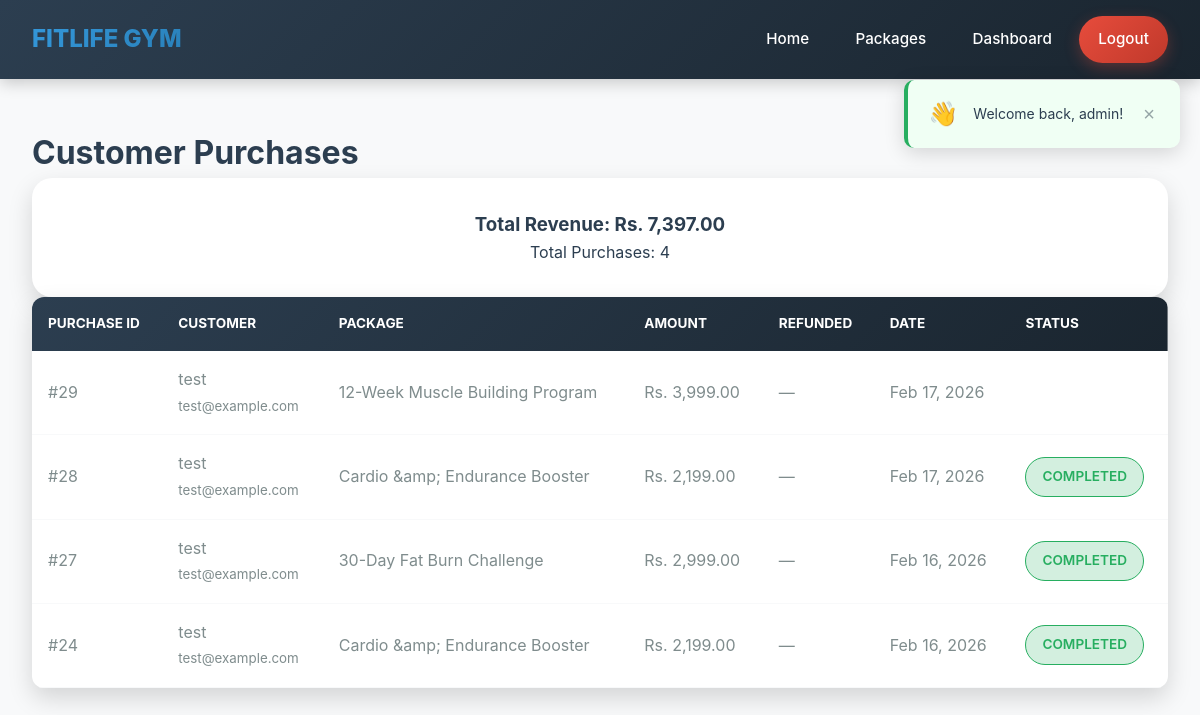
The page /admin/view-purchases.php (signed in) on the database as committed earlier.
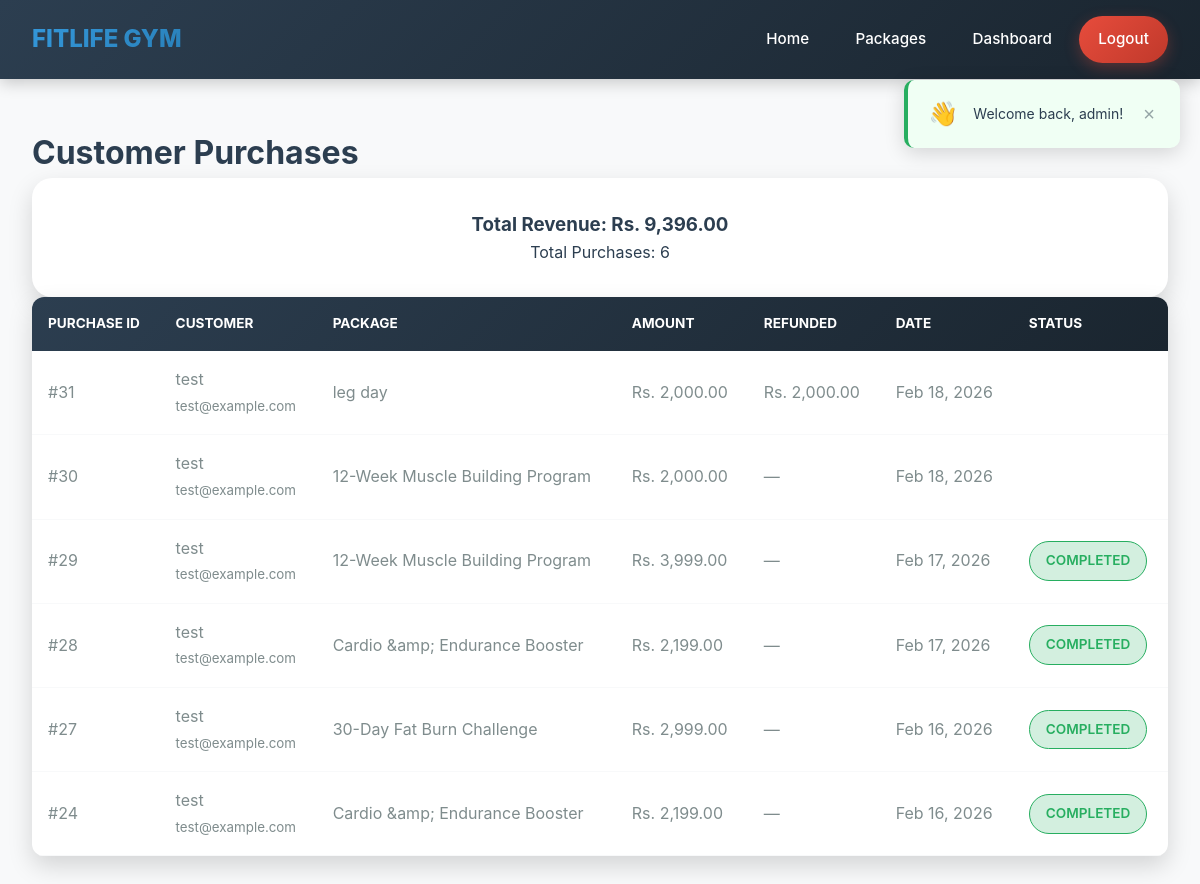
The same page on the database as committed later.
### tables this page shows
CREATE TABLE `purchases` (
  `id` int(11) NOT NULL,
  `user_id` int(11) NOT NULL,
  `package_id` int(11) NOT NULL,
  `purchase_date` timestamp NOT NULL DEFAULT current_timestamp(),
  `amount` decimal(10,2) NOT NULL,
  `transaction_id` varchar(100) DEFAULT NULL,
  `payment_method` varchar(50) DEFAULT 'khalti',
  `status` enum('pending','completed') DEFAULT 'completed',
  `payment_status` enum('pending','completed','failed') DEFAULT 'pending',
  `is_active` tinyint(1) DEFAULT 1,
  `deleted_at` timestamp NULL DEFAULT NULL,
  `completed_at` timestamp NULL DEFAULT NULL,
  `completed_workouts` int(11) DEFAULT 0,
  `total_workouts` int(11) DEFAULT 30,
  `last_workout_date` date DEFAULT NULL
);

CREATE TABLE `users` (
  `id` int(11) NOT NULL,
  `full_name` varchar(100) NOT NULL,
  `email` varchar(100) NOT NULL,
  `phone` varchar(15) DEFAULT NULL,
  `password` varchar(255) NOT NULL,
  `created_at` timestamp NOT NULL DEFAULT current_timestamp(),
  `role` enum('user','admin') DEFAULT 'user'
);

CREATE TABLE `packages` (
  `id` int(11) NOT NULL,
  `name` varchar(255) NOT NULL,
  `description` text DEFAULT NULL,
  `short_description` varchar(1000) DEFAULT NULL,
  `price` decimal(10,2) NOT NULL,
  `duration` varchar(100) DEFAULT NULL,
  `category` varchar(50) DEFAULT NULL,
  `image` varchar(255) DEFAULT NULL,
  `created_by` int(11) NOT NULL,
  `created_at` timestamp NOT NULL DEFAULT current_timestamp(),
  `is_active` tinyint(1) NOT NULL DEFAULT 1
);

CREATE TABLE `refunds` (
  `id` int(11) NOT NULL,
  `purchase_id` int(11) NOT NULL,
  `user_id` int(11) NOT NULL,
  `amount` decimal(10,2) NOT NULL,
  `status` enum('pending','approved','processed','rejected') DEFAULT 'pending',
  `refund_method` varchar(50) DEFAULT NULL,
  `refund_transaction_id` varchar(100) DEFAULT NULL,
  `request_date` timestamp NOT NULL DEFAULT current_timestamp(),
  `approved_date` timestamp NULL DEFAULT NULL,
  `processed_date` timestamp NULL DEFAULT NULL,
  `approved_by` int(11) DEFAULT NULL,
  `notes` text DEFAULT NULL,
  `created_at` timestamp NOT NULL DEFAULT current_timestamp(),
  `updated_at` timestamp NOT NULL DEFAULT current_timestamp() ON UPDATE current_timestamp()
);

### admin/view-purchases.php (the view, shortened to what this page needs)
<?php
require_once '../includes/database.php';
$stmt = $pdo->query("
    SELECT p.*, u.full_name as customer_name, u.email,
           pk.name as package_name, pk.price,
           r.status as refund_status, r.amount as refunded_amount
    FROM purchases p
    JOIN users u ON p.user_id = u.id
    JOIN packages pk ON p.package_id = pk.id
    LEFT JOIN refunds r ON p.id = r.purchase_id
    ORDER BY p.purchase_date DESC
");
$purchases = $stmt->fetchAll();
$revenue_stmt = $pdo->query("
SELECT
    COALESCE(SUM(CASE WHEN p.status = 'completed' THEN p.amount ELSE 0 END),0) -
    COALESCE(SUM(CASE WHEN r.status = 'processed' THEN r.amount ELSE 0 END),0) as total
    FROM purchases p
    LEFT JOIN refunds r ON p.id = r.purchase_id
");
$revenue = $revenue_stmt->fetch()['total'] ?? 0;
?>
<!DOCTYPE html>
<html>
<head>
    <link rel="stylesheet" href="../css/style.css">
</head>
<body>
    <?php
    include '../includes/navigation.php';
    ?>
    <div class="manage-container">
        <h1>Customer Purchases</h1>
        <div class="stats-card">
            <h3>Total Revenue: Rs. <?php echo number_format($revenue, 2); ?></h3>
            <p>Total Purchases: <?php echo count($purchases); ?></p>
        </div>
        <div class="purchases-table">
            <?php if (empty($purchases)): ?>
                <p>No purchases yet.</p>
            <?php else: ?>
                <table>
                    <thead>
                        <tr>
                            <th>Purchase ID</th>
                            <th>Customer</th>
                            <th>Package</th>
                            <th>Amount</th>
                            <th>Refunded</th>
                            <th>Date</th>
                            <th>Status</th>
                        </tr>
                    </thead>
                    <tbody>
                        <?php foreach ($purchases as $purchase): ?>
                        <tr>
                            <td>#<?php echo $purchase['id']; ?></td>
                            <td>
                                <?php echo htmlspecialchars($purchase['customer_name']); ?><br>
                                <small><?php echo htmlspecialchars($purchase['email']); ?></small>
                            </td>
                            <td><?php echo htmlspecialchars($purchase['package_name']); ?></td>
                            <td>Rs. <?php echo number_format($purchase['amount'], 2); ?></td>
                            <td>
                                <?php if (!empty($purchase['refund_status']) && in_array($purchase['refund_status'], ['approved','processed'])): ?>
                                    Rs. <?php echo number_format($purchase['refunded_amount'], 2); ?>
                                <?php else: ?>
                                    —
                                <?php endif; ?>
                            </td>
                            <td><?php echo date('M d, Y', strtotime($purchase['purchase_date'])); ?></td>
                            <td>
                                <span class="status-badge <?php echo $purchase['status']; ?>">
                                    <?php echo $purchase['status']; ?>
                                </span>
                            </td>
                        </tr>
                        <?php endforeach; ?>
                    </tbody>
                </table>
            <?php endif; ?>
        </div>
    </div>
</body>
</html>

Rows that differ between the two databases and show on the page:
added purchases: id "31", user.full_name "test", user.email "test@example.com", package.name "leg day", amount "2,000.00", refunds.amount "2,000.00", purchase_date "Feb 18, 2026", status empty (drawn)
added purchases: id "30", user.full_name "test", user.email "test@example.com", package.name "12-Week Muscle Building Program", amount "2,000.00", purchase_date "Feb 18, 2026", status empty (drawn)
changed purchases id 29: status (not shown) → "COMPLETED"
Other text that changed with them:
$revenue: "7,397.00" → "9,396.00"
count($purchases): "4" → "6"
